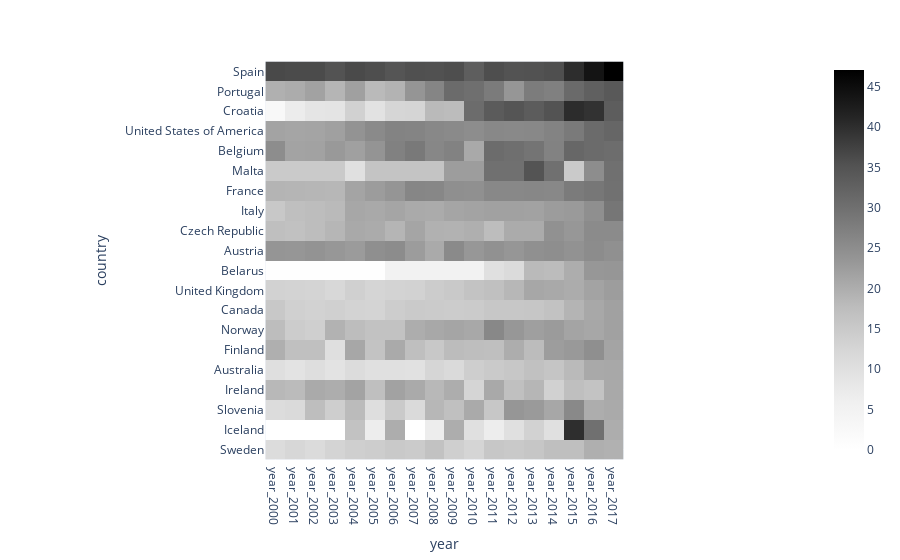

The code cell stored with this chart in its notebook:
### Markdown cell above
#### Stability to a data visualization judgment call

Since this result is unlikely to change due to data perturbations and imputation judgment calls, let's conduct a brief stability analysis evaluating whether our conclusions change if we use a different visualization technique to look at the data. 

The figure below shows a heatmap of the organ donation rate for each country for each year (the rows are arranged in order of the 2017 rate). From this figure it is still very clear that Spain is a world leader in organ donations!

### Code cell
# extract the names of the top 20 countries from 2017
countries_top_2017 = countries_top_20_2017_per_mil.index
# filter the organs_clean data (all years) to these top 20 countries
organs_top_countries = organs_clean.query('country in @countries_top_2017').copy()
# add the word "year" to the year column so that we can use it as a variable name later
organs_top_countries["year"] = "year_" + organs_top_countries["year"].astype(str)
# select just the three columns: year, country, total_deceased_donors_imputed_per_mil
organs_top_countries_per_mil = organs_top_countries[["year", "country", "total_deceased_donors_imputed_per_mil"]]
# spread the data across year
organs_top_countries_per_mil_wide = (organs_top_countries_per_mil.pivot(
    index="country", 
    columns="year", 
    values="total_deceased_donors_imputed_per_mil"
  ).sort_values("year_2017", ascending=False))
px.imshow(organs_top_countries_per_mil_wide, color_continuous_scale="Greys")

### Figure 1 — Plotly figure (JSON) as saved in the notebook; plotly's stock layout.template omitted (floating-point values rounded to 4 significant figures; data arrays with more than 128 entries replaced by an {"elided": "..."} marker saying what was removed)
{"data": [{"coloraxis": "coloraxis", "hovertemplate": "year: %{x}<br>country: %{y}<br>color: %{z}<extra></extra>", "name": "0", "type": "heatmap", "x": ["year_2000", "year_2001", "year_2002", "year_2003", "year_2004", "year_2005", "year_2006", "year_2007", "year_2008", "year_2009", "year_2010", "year_2011", "year_2012", "year_2013", "year_2014", "year_2015", "year_2016", "year_2017"], "xaxis": "x", "y": ["Spain", "Portugal", "Croatia", "United States of America", "Belgium", "Malta", "France", "Italy", "Czech Republic", "Austria", "Belarus", "United Kingdom", "Canada", "Norway", "Finland", "Australia", "Ireland", "Slovenia", "Iceland", "Sweden"], "yaxis": "y", "z": {"elided": "20x18 float values"}}], "layout": {"coloraxis": {"colorscale": [[0, "rgb(255,255,255)"], [0.125, "rgb(240,240,240)"], [0.25, "rgb(217,217,217)"], [0.375, "rgb(189,189,189)"], [0.5, "rgb(150,150,150)"], [0.625, "rgb(115,115,115)"], [0.75, "rgb(82,82,82)"], [0.875, "rgb(37,37,37)"], [1, "rgb(0,0,0)"]]}, "margin": {"t": 60}, "xaxis": {"anchor": "y", "constrain": "domain", "domain": [0, 1], "scaleanchor": "y", "title": {"text": "year"}}, "yaxis": {"anchor": "x", "autorange": "reversed", "constrain": "domain", "domain": [0, 1], "title": {"text": "country"}}}}
